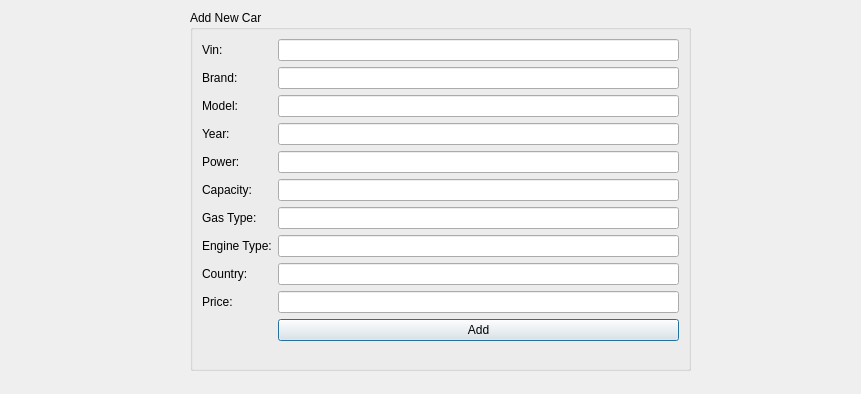
<?xml version="1.0" encoding="UTF-8"?>
<ui version="4.0">
 <class>AdminPanel</class>
 <widget class="QDialog" name="AdminPanel">
  <property name="geometry">
   <rect>
    <x>0</x>
    <y>0</y>
    <width>861</width>
    <height>394</height>
   </rect>
  </property>
  <property name="windowTitle">
   <string>Dialog</string>
  </property>
  <widget class="QGroupBox" name="groupBox">
   <property name="geometry">
    <rect>
     <x>190</x>
     <y>10</y>
     <width>501</width>
     <height>361</height>
    </rect>
   </property>
   <property name="title">
    <string>Add New Car</string>
   </property>
   <layout class="QFormLayout" name="formLayout">
    <item row="0" column="0">
     <widget class="QLabel" name="label_Vin">
      <property name="text">
       <string>Vin:</string>
      </property>
     </widget>
    </item>
    <item row="0" column="1">
     <widget class="QLineEdit" name="lineEdit_VinInput"/>
    </item>
    <item row="1" column="0">
     <widget class="QLabel" name="label_Brand">
      <property name="text">
       <string>Brand:</string>
      </property>
     </widget>
    </item>
    <item row="1" column="1">
     <widget class="QLineEdit" name="lineEdit_BrandInput"/>
    </item>
    <item row="2" column="0">
     <widget class="QLabel" name="label_Model">
      <property name="text">
       <string>Model:</string>
      </property>
     </widget>
    </item>
    <item row="2" column="1">
     <widget class="QLineEdit" name="lineEdit_ModelInput"/>
    </item>
    <item row="3" column="0">
     <widget class="QLabel" name="label_year">
      <property name="text">
       <string>Year:</string>
      </property>
     </widget>
    </item>
    <item row="3" column="1">
     <widget class="QLineEdit" name="lineEdit_YearInput"/>
    </item>
    <item row="4" column="0">
     <widget class="QLabel" name="label_Power">
      <property name="text">
       <string>Power:</string>
      </property>
     </widget>
    </item>
    <item row="4" column="1">
     <widget class="QLineEdit" name="lineEdit_PowerInput"/>
    </item>
    <item row="5" column="0">
     <widget class="QLabel" name="label_Capacity">
      <property name="text">
       <string>Capacity:</string>
      </property>
     </widget>
    </item>
    <item row="5" column="1">
     <widget class="QLineEdit" name="lineEdit_capacityInput"/>
    </item>
    <item row="6" column="0">
     <widget class="QLabel" name="label_gas">
      <property name="text">
       <string>Gas Type:</string>
      </property>
     </widget>
    </item>
    <item row="6" column="1">
     <widget class="QLineEdit" name="lineEdit_GastypeInput"/>
    </item>
    <item row="7" column="0">
     <widget class="QLabel" name="label_engineType">
      <property name="text">
       <string>Engine Type:</string>
      </property>
     </widget>
    </item>
    <item row="7" column="1">
     <widget class="QLineEdit" name="lineEdit_EngineTypeInput"/>
    </item>
    <item row="8" column="0">
     <widget class="QLabel" name="label_Country">
      <property name="text">
       <string>Country:</string>
      </property>
     </widget>
    </item>
    <item row="8" column="1">
     <widget class="QLineEdit" name="lineEdit_CountryInput"/>
    </item>
    <item row="9" column="0">
     <widget class="QLabel" name="label_Price">
      <property name="text">
       <string>Price:</string>
      </property>
     </widget>
    </item>
    <item row="9" column="1">
     <widget class="QLineEdit" name="lineEdit_PriceInput"/>
    </item>
    <item row="10" column="1">
     <widget class="QPushButton" name="pushButton_AddNewCar">
      <property name="text">
       <string>Add</string>
      </property>
     </widget>
    </item>
   </layout>
  </widget>
 </widget>
 <resources/>
 <connections/>
</ui>
